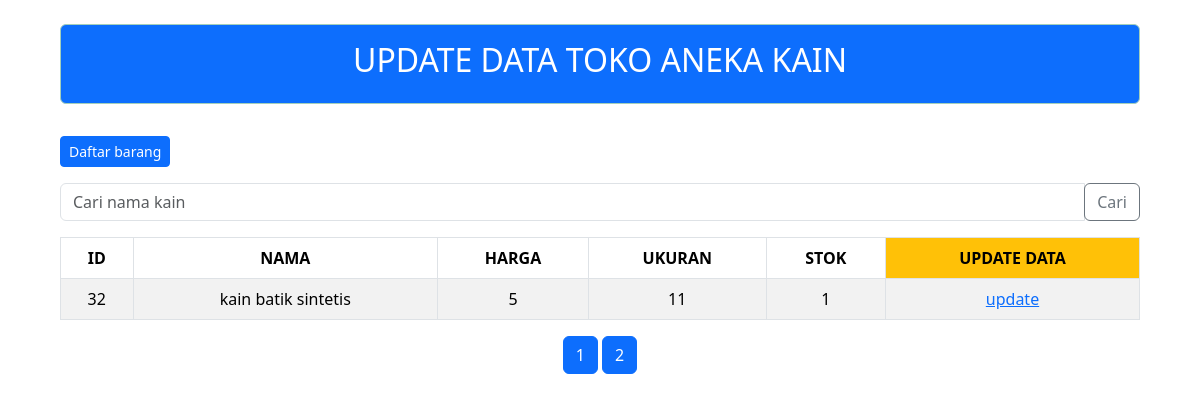
Screenshot of /tokoKainUts/admin/indexforupdate.php?page=2 with the database file from the repository.
### tables this page shows
CREATE TABLE `tbbarang` (
  `idbarang` int NOT NULL,
  `harga` float NOT NULL,
  `nama` varchar(100) NOT NULL,
  `ukuran` varchar(100) NOT NULL,
  `stok` int NOT NULL
);

### tokoKainUts/admin/indexforupdate.php (the view, shortened to what this page needs)
<?php
require_once("koneksi.php");
$koneksi = mysqli_connect($host, $user, $password, $database);
$banyak = 5;
if (isset($_GET['page'])) {
    $page = $_GET['page'];
} else {
    $page = 1;
}
$mulai = ($page - 1) * $banyak;
if (isset($_GET['search'])) {
    $keyword = $_GET['search'];
    $query = "SELECT * FROM tbbarang WHERE nama LIKE '%$keyword%' LIMIT $mulai, $banyak";
} else {
    $query = "SELECT * FROM tbbarang LIMIT $mulai, $banyak";
}
$hasil = mysqli_query($koneksi, $query);
$jumlahdata = mysqli_num_rows(mysqli_query($koneksi, "SELECT idbarang FROM tbbarang"));
$halaman = ceil($jumlahdata / $banyak);
?>
<!DOCTYPE html>
<html>
<head>
    <link rel="stylesheet" href="../bootstrap/css/bootstrap.css">
</head>
<body style="margin: 5%; margin-top:2%">
    <div class="alert alert-success text-center text-bg-primary p-3" role="alert">
        <h2>UPDATE DATA TOKO ANEKA KAIN</h2>
    </div>
    <a href="index.php" class="btn btn-primary btn-sm mb-3 mt-3 ml-0"><i class="fas fa-user-plus mr-0"></i> Daftar barang</a>
    <form action="" method="GET" class="ml-5 mb-3">
        <div class="input-group">
            <input type="text" class="form-control" placeholder="Cari nama kain" name="search">
            <div class="input-group-append">
                <button class="btn btn-outline-secondary" type="submit">Cari</button>
            </div>
        </div>
    </form>
    <table class="table table-bordered table table-striped" style="text-align: center;">
        <thead class="thead-light">
            <tr>
                <th>ID</th>
                <th>NAMA</th>
                <th>HARGA</th>
                <th>UKURAN</th>
                <th>STOK</th>
                <th class="text-bg-warning">UPDATE DATA</th>
            </tr>
        </thead>
        <tbody>
            <?php while ($data = mysqli_fetch_array($hasil)) { ?>
                <tr>
                    <td><?php echo $data['idbarang']; ?></td>
                    <td><?php echo $data['nama']; ?></td>
                    <td><?php echo $data['harga']; ?></td>
                    <td><?php echo $data['ukuran']; ?></td>
                    <td><?php echo $data['stok']; ?></td>
                    <td><a href="update.php?idbarang=<?php echo $data['idbarang']; ?>">update</a></td>
                </tr>
            <?php } ?>
        </tbody>
    </table>
    <div class="text-center">
        <?php for ($i = 1; $i <= $halaman; $i++) { ?>
            <a href="?page=<?php echo $i; ?>" class="btn btn-primary"><?php echo $i; ?></a>
        <?php } ?>
    </div>
</body>
</html>

### rows the page displays
tbbarang: idbarang "32", nama "kain batik sintetis", harga "5", ukuran "11", stok "1"
